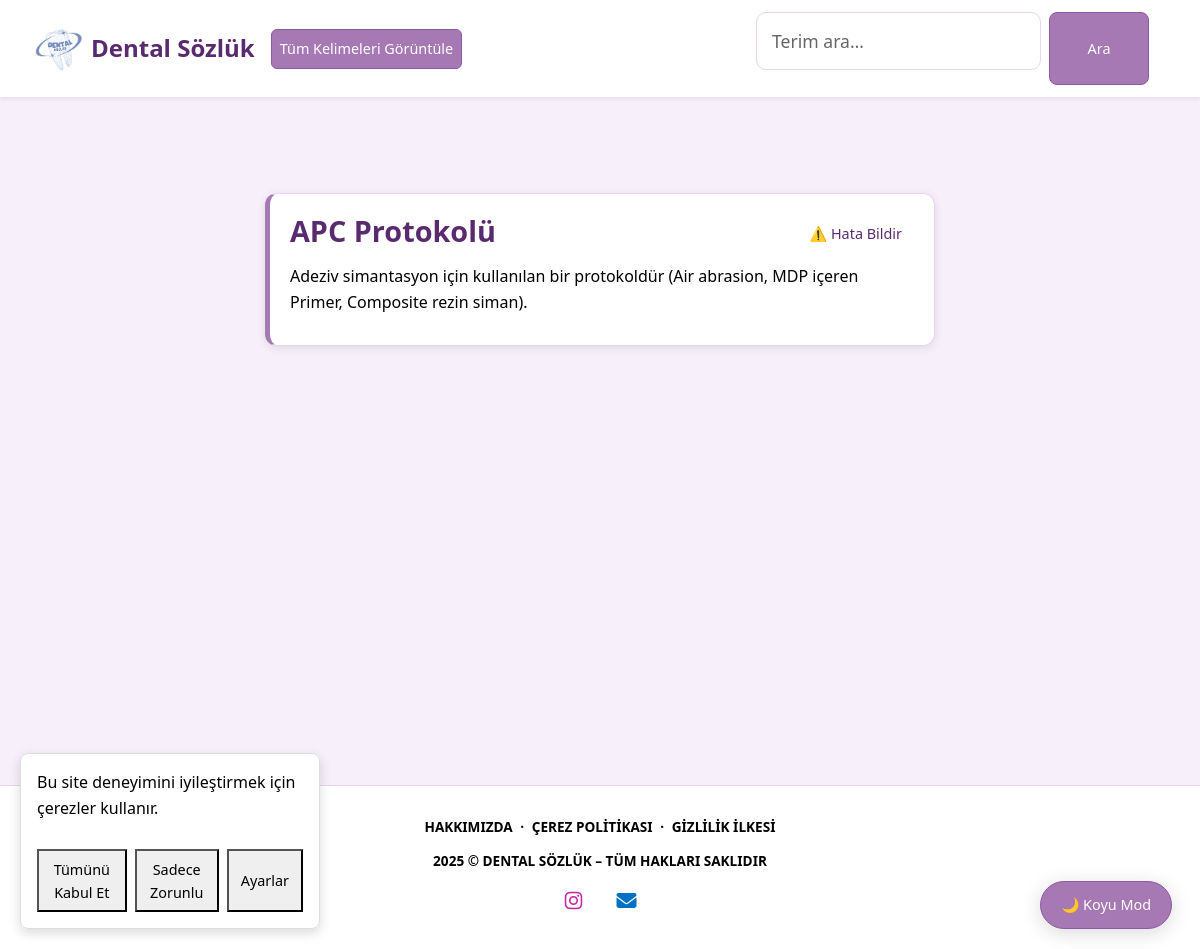
/terim/apc-protokolu/, run on the app's committed database.
### terms/models.py (models this page shows, shortened)
class DentalTerm(models.Model):
    title = models.CharField(max_length=100)
    description = models.TextField()
    english_equivalent = models.CharField(max_length=100, blank=True, null=True)
    latin_equivalent = models.CharField(max_length=100, blank=True, null=True)
    slug = models.SlugField(unique=True, blank=True)

### terms/views.py (the view)
# urls.py: path('terim/<slug:slug>/', views.term_detail, name='term_detail'),
def term_detail(request, slug):
    term = get_object_or_404(DentalTerm, slug=slug)
    return render(request, 'terms/term_detail.html', {
        'term': term,
    })

### terms/templates/terms/term_detail.html (shortened to what this page needs)
{% extends 'base.html' %}
{% load static %}
{% block content %}
  <div class="term-card" id="term-{{ term.id }}">
    <h2>{{ term.title }}</h2>
    <p>{{ term.description }}</p>
    <form
      class="error-report-form"
      data-action="{% url 'terms:report_error' %}"
    >
      <button type="submit" class="error-report-btn">
        ⚠️ Hata Bildir
      </button>
    </form>
  </div>
{% endblock %}

### static/css/style.css (style rules this page uses)
* { box-sizing: border-box; }
body { margin: 0; padding: 0; font-family: 'Segoe UI', Tahoma, Geneva, Verdana, sans-serif; background-color: var(--bg-color); color: var(--text-color); transition: background-color 0.3s ease, color 0.3s ease; line-height: 1.6; }
:root { --bg-color: #f7f0fa; --text-color: #000000; --card-bg: #ffffff; --card-border: #e6d5f7; --link-color: #5a2a6f; --btn-bg: #a678b4; --btn-text: #ffffff; --btn-border: #8e5aa3; --navbar-bg: #ffffff; --navbar-text: #f0f0f0; --shadow-light: 0 2px 10px rgba(0, 0, 0, 0.1); --shadow-medium: 0 4px 20px rgba(0, 0, 0, 0.15); }
.error-report-btn { background: transparent; border: none; color: var(--link-color); font-size: 0.9rem; cursor: pointer; padding: 8px 12px; border-radius: 6px; transition: all 0.3s ease; position: absolute; top: 20px; right: 20px; }
.term-card { background-color: var(--card-bg); color: var(--text-color); border: 1px solid var(--card-border); border-left: 5px solid var(--btn-bg); padding: 20px; border-radius: 12px; margin-bottom: 20px; box-shadow: var(--shadow-light); transition: all 0.3s ease; position: relative; }
.term-card h2, .term-card h4 { color: var(--link-color); margin-bottom: 15px; font-weight: 600; }
.term-card h2 { font-size: 1.8rem; }
.term-card p { margin-bottom: 10px; line-height: 1.6; }

### data on the page
DentalTerm: title "APC Protokolü", description "Adeziv simantasyon için kullanılan bir protokoldür (Air abrasion, MDP içeren Primer, Composite rezin siman)."
